Frame 1 (no input): blank canvas, image omitted
Frame 60 (no input): blank canvas, image omitted
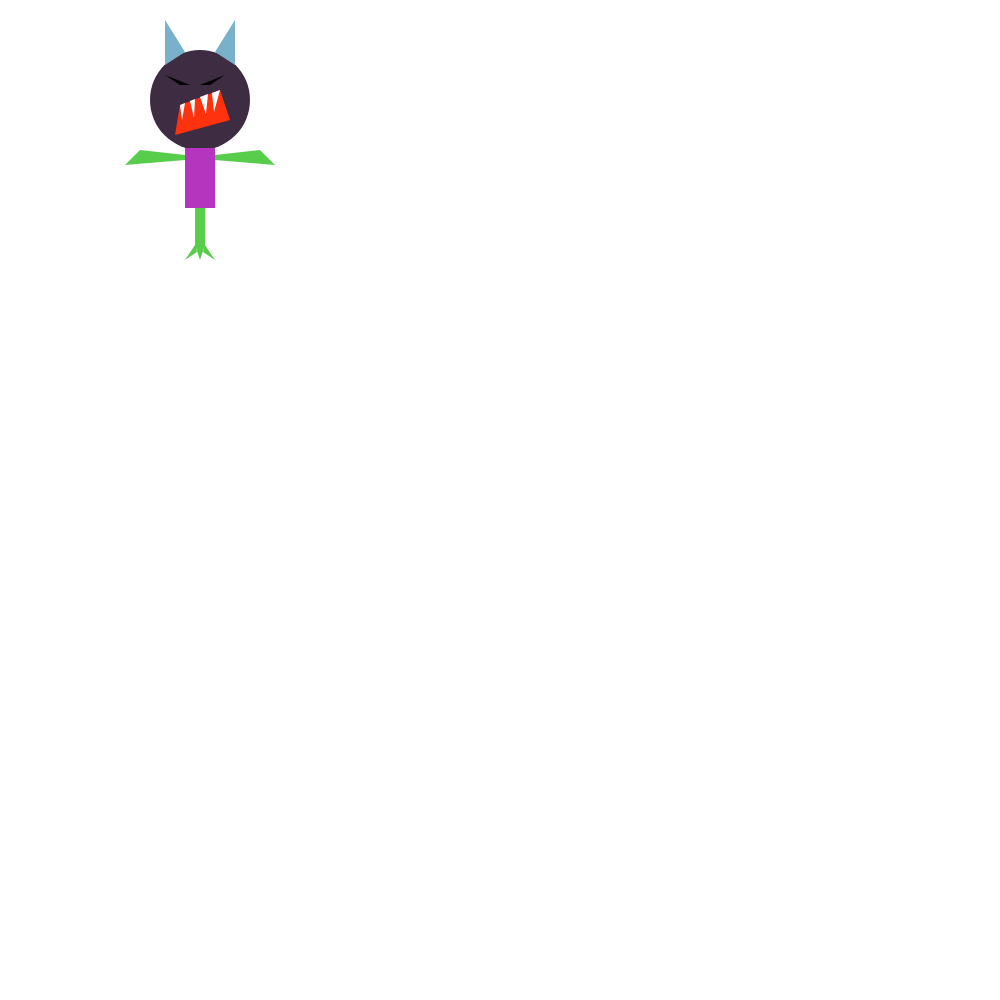
Frame 120 (the mouse pressed at the canvas centre since frame 60)

The p5.js sketch whose frames 1 and 60 were blank and that drew this single picture after the mouse press (run headless with seeded random() and noise() and a simulated clock; from frame 60 on, the mouse is pressed at the canvas centre):

// p5.js sketch
// ── sketch.js
function setup() {
    createCanvas(1000, 1000);
    background(255);
    var testMonster;
}

function draw() {
    torso = color(25, 255, 45);
    limbs = color(0, 203, 255);

    head = color(255, 123, 0);
    ears = color(0);
    mouth = color(255, 50, 15);
    teeth = color(255);
    eyes = color(0);

    testMonster = new Monster(torso, limbs, head, ears, mouth, teeth, eyes, 0.5, 1, 2);
    

    if(frameCount % 100 == 0){
    	testMonster.change();
    	testMonster.display();
    }

}



// ── Monster.js
function Monster(to, l, h, ear, m, te, eye, my, x, y) {

    this.torso = to;
    this.limbs = l;
    this.head = h;
    this.ears = ear;
    this.mouth = m;
    this.teeth = te;
    this.eyes = eye;
    this.myScale = my;
    this.xPos = x;
    this.yPos = y;

    this.display = function() {
        noStroke();
        this.drawHead();
        this.drawBody();
    }

    this.drawHead = function(){
    	//head
        fill(this.head);
        ellipse(200, 100, 100, 100);

        //ears
        fill(this.ears);
        triangle(165, 65, 165, 20, 185, 52);
        triangle(235, 65, 235, 20, 215, 52);

        //mouth
        fill(this.mouth);
        //console.log(hex(this.mouth));
        quad(175, 135, 180, 105, 220, 90, 230, 120);

        //teeth
        fill(this.teeth);
        triangle(180, 105, 182, 120, 185, 103);
        triangle(190, 101, 194, 118, 195, 99);
        triangle(200, 97, 206, 114, 208, 94);
        triangle(212, 93, 214, 112, 220, 90);

        //eye slits
        fill(this.eyes);
        triangle(165, 75, 190, 85, 180, 85);
        triangle(225, 75, 200, 85, 210, 85);

    }

    this.drawBody = function(){
    	//upper body
        fill(this.torso);
        rect(185, 148, 30, 60);

        //leg
        fill(this.limbs);
        rect(195, 208, 10, 40);

        //foot
        triangle(195, 245, 205, 245, 200, 260);
        triangle(195, 245, 197, 252, 185, 260);
        triangle(205, 245, 203, 252, 215, 260);

        //arms
        quad(140, 150, 185, 155, 185, 160, 125, 165);
        quad(260, 150, 215, 155, 215, 160, 275, 165);
    }

    this.change = function() {
        this.torso = color(random(0, 255), random(0, 255), random(0, 255));
        this.limbs = color(random(0, 255), random(0, 255), random(0, 255));
        this.head = color(random(0, 255), random(0, 255), random(0, 255));
        this.ears = color(random(0, 255), random(0, 255), random(0, 255));

    }

}
